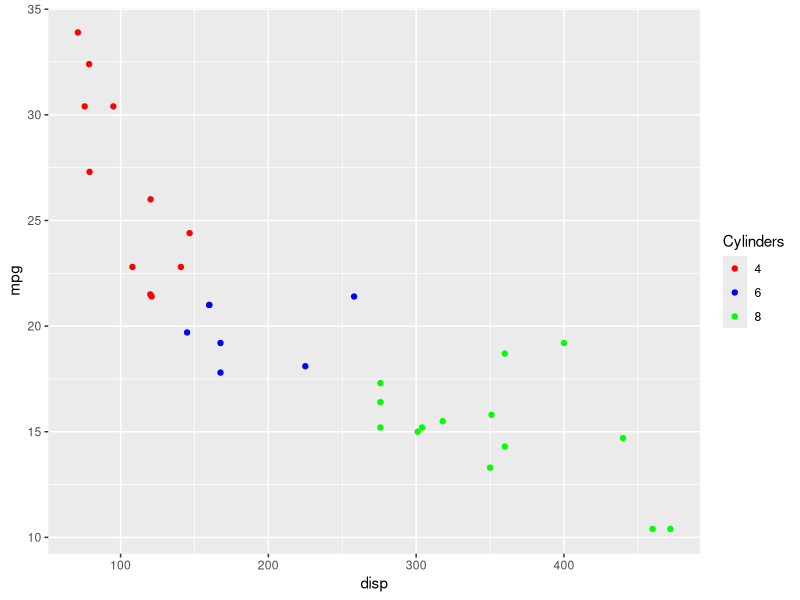
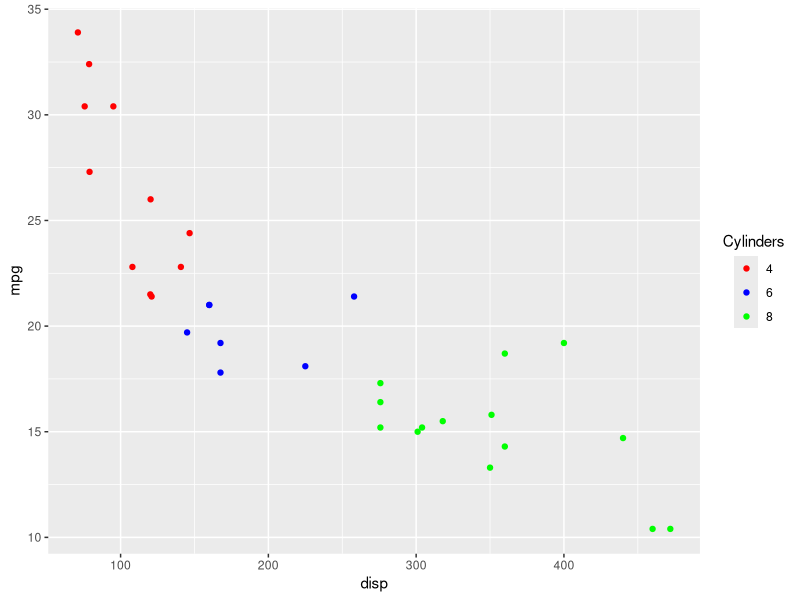
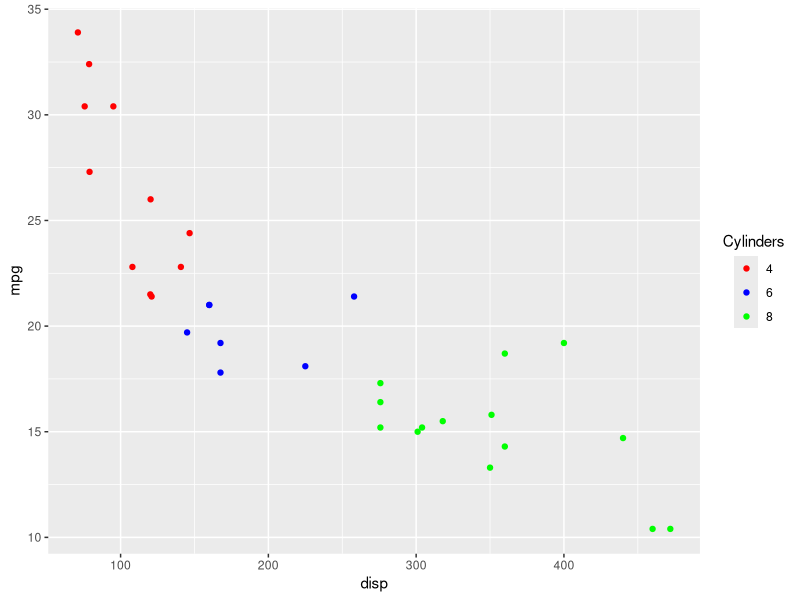
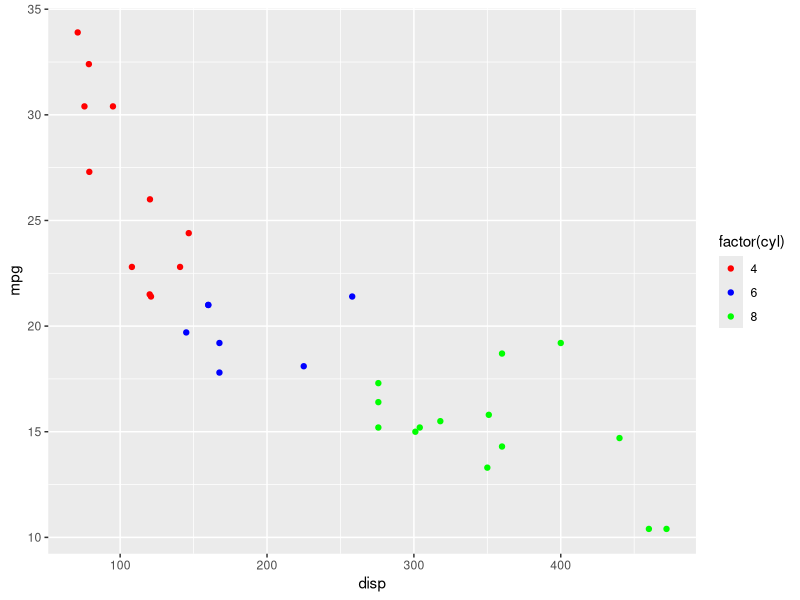
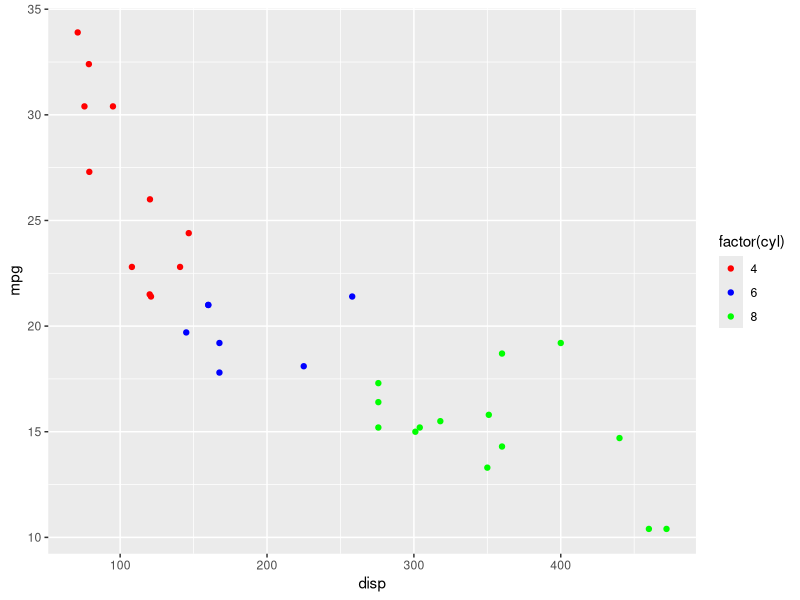
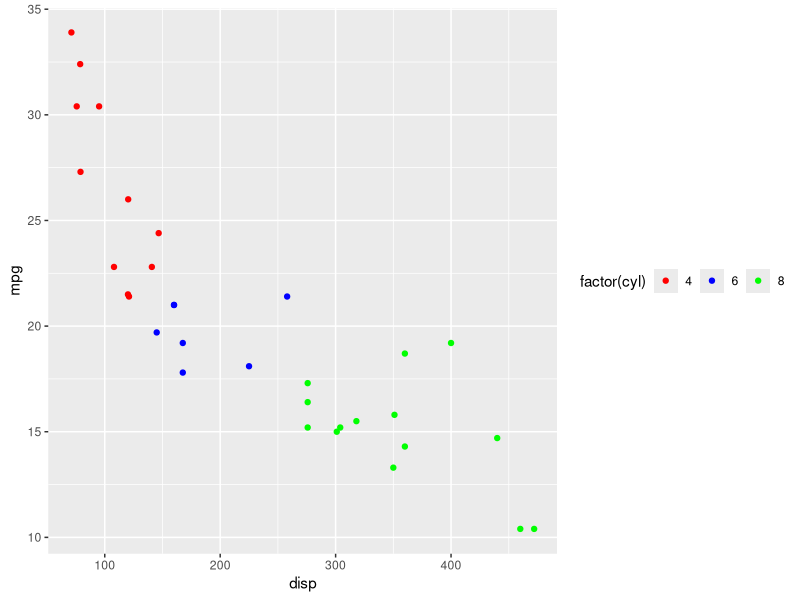
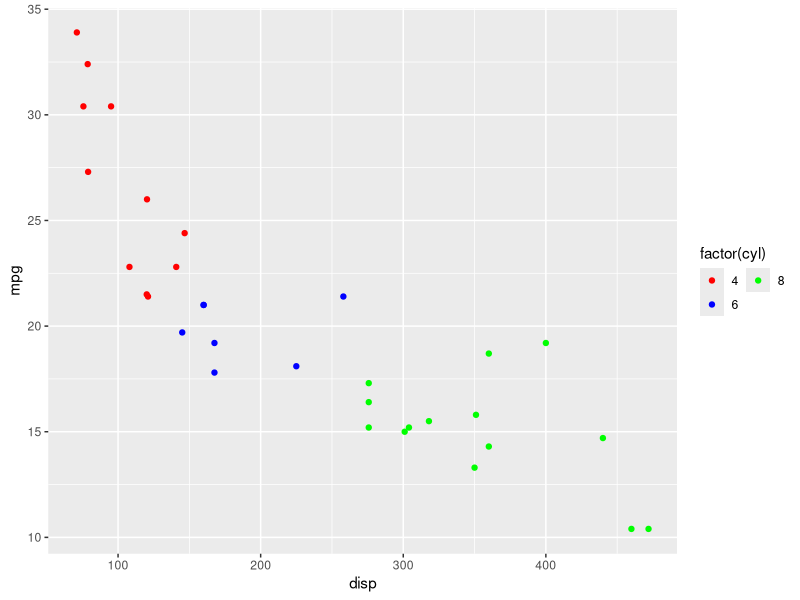
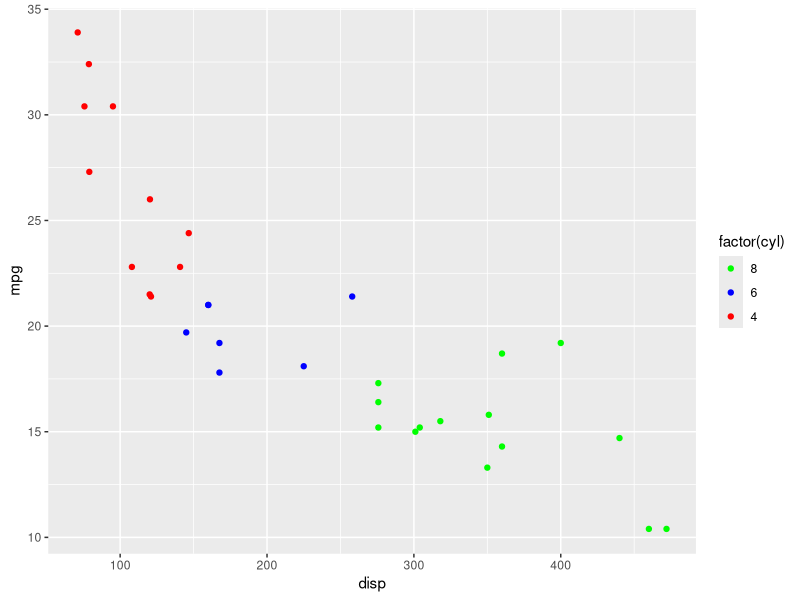

The R script that drew these images, in order:
## ---- chunk 1
library(ggplot2)
library(readr)
## ---- chunk 2
ggplot(mtcars) + geom_point(aes(disp, mpg, color = factor(cyl))) +
  scale_color_manual(values = c("red", "blue", "green"),
    guide = guide_legend(title = "Cylinders"))
## ---- chunk 3
ggplot(mtcars) + geom_point(aes(disp, mpg, color = factor(cyl))) +
  scale_color_manual(values = c("red", "blue", "green"),
    guide = guide_legend(title = "Cylinders", title.hjust = 0.5))
## ---- chunk 4
ggplot(mtcars) + geom_point(aes(disp, mpg, color = factor(cyl))) +
  scale_color_manual(values = c("red", "blue", "green"),
    guide = guide_legend(title = "Cylinders", title.hjust = 0.5, 
      title.position = "top"))
## ---- chunk 5
ggplot(mtcars) + geom_point(aes(disp, mpg, color = factor(cyl))) +
  scale_color_manual(values = c("red", "blue", "green"),
    guide = guide_legend(label.position = "right"))
## ---- chunk 6
ggplot(mtcars) + geom_point(aes(disp, mpg, color = factor(cyl))) +
  scale_color_manual(values = c("red", "blue", "green"),
    guide = guide_legend(label.hjust = 0.5))
## ---- chunk 7
ggplot(mtcars) + geom_point(aes(disp, mpg, color = factor(cyl))) +
  scale_color_manual(values = c("red", "blue", "green"),
    guide = guide_legend(direction = "horizontal"))
## ---- chunk 8
ggplot(mtcars) + geom_point(aes(disp, mpg, color = factor(cyl))) +
  scale_color_manual(values = c("red", "blue", "green"),
    guide = guide_legend(nrow = 2))
## ---- chunk 9
ggplot(mtcars) + geom_point(aes(disp, mpg, color = factor(cyl))) +
  scale_color_manual(values = c("red", "blue", "green"),
    guide = guide_legend(reverse = TRUE))
## ---- chunk 10
ggplot(mtcars) + geom_point(aes(disp, mpg, color = factor(cyl))) +
  scale_color_manual(values = c("red", "blue", "green"),
    guide = guide_legend(title = "Cylinders", title.hjust = 0.5, 
      title.position = "top", label.position = "right", 
      direction = "horizontal", label.hjust = 0.5, nrow = 2, reverse = TRUE)
  )
## ---- chunk 11
ggplot(mtcars) + geom_point(aes(disp, mpg, color = hp)) +
  scale_color_continuous(guide = guide_colorbar(
    title = "Horsepower", title.position = "top", title.vjust = 1))
## ---- chunk 12
ggplot(mtcars) +
  geom_point(aes(disp, mpg, color = hp)) +
  scale_color_continuous(guide = guide_colorbar(
    label.vjust = 0.8))
## ---- chunk 13
ggplot(mtcars) +
  geom_point(aes(disp, mpg, color = hp)) +
  scale_color_continuous(guide = guide_colorbar(
    barwidth = 10))
## ---- chunk 14
ggplot(mtcars) +
  geom_point(aes(disp, mpg, color = hp)) +
  scale_color_continuous(guide = guide_colorbar(
    barheight = 3))
## ---- chunk 15
ggplot(mtcars) +
  geom_point(aes(disp, mpg, color = hp)) +
  scale_color_continuous(guide = guide_colorbar(
    nbin = 4))
## ---- chunk 16
ggplot(mtcars) +
  geom_point(aes(disp, mpg, color = hp)) +
  scale_color_continuous(guide = guide_colorbar(
    ticks = FALSE))
## ---- chunk 17
ggplot(mtcars) +
  geom_point(aes(disp, mpg, color = hp)) +
  scale_color_continuous(guide = guide_colorbar(
    draw.ulim = TRUE, draw.llim = FALSE))
## ---- chunk 18
ggplot(mtcars) +
  geom_point(aes(disp, mpg, color = hp, 
    size = qsec, shape = factor(gear))) + 
  guides(color = "colorbar", shape = "legend", size = "legend")
## ---- chunk 19
ggplot(mtcars) +
  geom_point(aes(disp, mpg, color = hp, size = wt, shape = factor(gear))) + 
  guides(color = guide_colorbar(title = "Horsepower"),
    shape = guide_legend(title = "Weight"), size = guide_legend(title = "Gear")
  )
